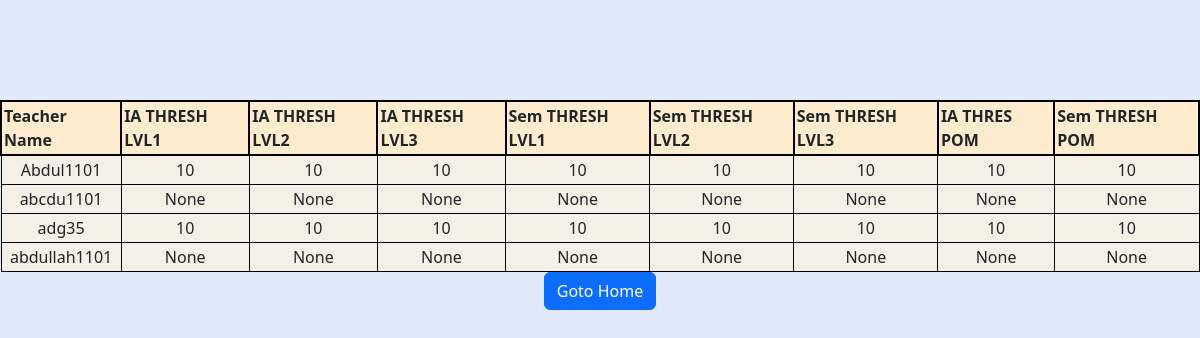
Screenshot of /Teachers/fetchteacherform/ (signed in) with the database file from the repository.
### Teachers/models.py (models this page shows, shortened)
class Teacher(models.Model):
    srno = models.AutoField(primary_key = True)
    Username = models.CharField(max_length=30 )
    email = models.ForeignKey(AdminUSERS,to_field='email' ,on_delete=models.CASCADE,default='name@gmail/sies.edu.in' )
    subject = models.CharField(max_length=20)
    subques = models.PositiveSmallIntegerField(null=True,validators=[MinValueValidator(1), MaxValueValidator(100)])
    ia_th_lvl1_sc = models.PositiveSmallIntegerField(null=True  ,validators=[MinValueValidator(1), MaxValueValidator(100)])
    ia_th_lvl2_sc = models.PositiveSmallIntegerField(null=True, validators=[MinValueValidator(1), MaxValueValidator(100)])
    ia_th_lvl3_sc = models.PositiveSmallIntegerField(null=True, validators=[MinValueValidator(1), MaxValueValidator(100)])
    ia_th_pom = models.PositiveSmallIntegerField(null=True,  validators=[MinValueValidator(1), MaxValueValidator(100)])
    sem_th_lvl1_sc = models.PositiveSmallIntegerField(null=True,  validators=[MinValueValidator(1), MaxValueValidator(100)])
    sem_th_lvl2_sc = models.PositiveSmallIntegerField(null=True, validators=[MinValueValidator(1), MaxValueValidator(100)])
    sem_th_lvl3_sc = models.PositiveSmallIntegerField(null=True,  validators=[MinValueValidator(1), MaxValueValidator(100)])
    sem_th_pom = models.PositiveSmallIntegerField(null=True, validators=[MinValueValidator(1), MaxValueValidator(100)])

### Teachers/views.py (the view)
# urls.py: path('fetchteacherform/',views.fetchteacherform ,name="Fetchtf"),
def fetchteacherform(request):
    if 'user_id' in request.session:
        teacher =Teacher.objects.all()
        params = {'teacher':teacher}
        return render(request,'Admin/ConsolidatedThreshold.html',params)
    return render(request, 'Login/login.html', {'message': "No session found. Please log in."})

### Admin/templates/Admin/ConsolidatedThreshold.html (shortened to what this page needs)
<!DOCTYPE html>
<html lang="en">
<head>
    <link href="https://cdnjs.cloudflare.com/ajax/libs/bootstrap/5.3.1/css/bootstrap.min.css" rel="stylesheet">
</head>
<body>
    <header>
<table>
                    <thead>
                        <tr>
                            <th style="  background-color:blanchedalmond">Teacher Name</th>
                            <th style="  background-color:blanchedalmond">IA THRESH LVL1</th>
                            <th style="  background-color:blanchedalmond">IA THRESH LVL2</th>
                             <th style="  background-color:blanchedalmond">IA THRESH LVL3</th>
                            <th style="  background-color:blanchedalmond">Sem THRESH LVL1</th>
                             <th style="  background-color:blanchedalmond">Sem THRESH LVL2</th>
                            <th style="  background-color:blanchedalmond">Sem THRESH LVL3</th>
                            <th style="  background-color:blanchedalmond">IA THRES POM</th>
                            <th style="  background-color:blanchedalmond">Sem THRESH POM</th>
                        </tr>
                    </thead>
                    <tbody>
                        {% for s in teacher %}
                        <tr>
                            <td style="background-color:rgb(246, 239, 229)">{{s.Username}}</td>
                            <td style="background-color:rgb(246, 239, 229)">{{s.ia_th_lvl1_sc}}</td>
                            <td style="background-color:rgb(246, 239, 229) ">{{s.ia_th_lvl2_sc}}</td>
                            <td style="background-color:rgb(246, 239, 229)">{{s.ia_th_lvl3_sc}}</td>
                            <td style="background-color:rgb(246, 239, 229) ">{{s.sem_th_lvl1_sc}}</td>
                            <td style="background-color:rgb(246, 239, 229)">{{s.sem_th_lvl2_sc}}</td>
                            <td style="background-color:rgb(246, 239, 229) ">{{s.sem_th_lvl3_sc}}</td>
                            <td style="background-color:rgb(246, 239, 229)">{{s.ia_th_pom}}</td>
                            <td style="background-color:rgb(246, 239, 229) ">{{s.sem_th_pom}}</td>
                        </tr>
                        {% endfor %}
                    </tbody>
                </table>
    </header>
    <main>
        <form action="/Admin/Home/" method = 'post'>{% csrf_token %}<button type="submit" class="btn btn-primary">Goto Home</button>
</form>
    </main>
</body>
</html>

### Admin/templates/Admin/ConsolidatedThreshold.html (style rules this page uses)
body { background-color: #b7cdee6d }
header { border: 1 px solid white; margin-top: 100px; position: relative; display: flex; flex-direction: column; align-items: center; }
main { display: flex; flex-direction: column; align-items: center; }
th { border: 2px solid black; margin: 2px; padding: 2px; }
td { border: 0.5px solid black; margin: 2px; padding: 2px; text-align: center; }
table { border-collapse: collapse; }

### rows the page displays
Teacher: Username "Abdul1101", ia_th_lvl1_sc "10", ia_th_lvl2_sc "10", ia_th_lvl3_sc "10", sem_th_lvl1_sc "10", sem_th_lvl2_sc "10", sem_th_lvl3_sc "10", ia_th_pom "10", sem_th_pom "10"
Teacher: Username "abcdu1101", ia_th_lvl1_sc "None", ia_th_lvl2_sc "None", ia_th_lvl3_sc "None", sem_th_lvl1_sc "None", sem_th_lvl2_sc "None", sem_th_lvl3_sc "None", ia_th_pom "None", sem_th_pom "None"
Teacher: Username "adg35", ia_th_lvl1_sc "10", ia_th_lvl2_sc "10", ia_th_lvl3_sc "10", sem_th_lvl1_sc "10", sem_th_lvl2_sc "10", sem_th_lvl3_sc "10", ia_th_pom "10", sem_th_pom "10"
Teacher: Username "abdullah1101", ia_th_lvl1_sc "None", ia_th_lvl2_sc "None", ia_th_lvl3_sc "None", sem_th_lvl1_sc "None", sem_th_lvl2_sc "None", sem_th_lvl3_sc "None", ia_th_pom "None", sem_th_pom "None"
